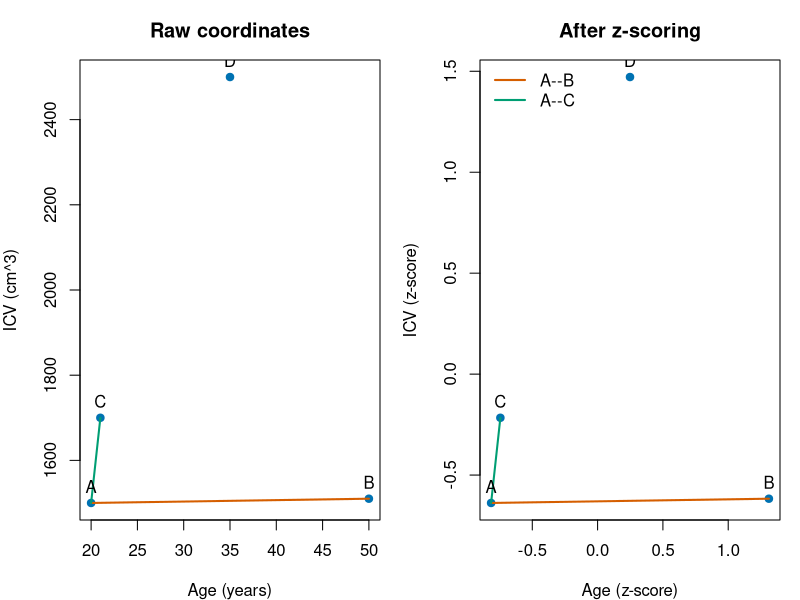
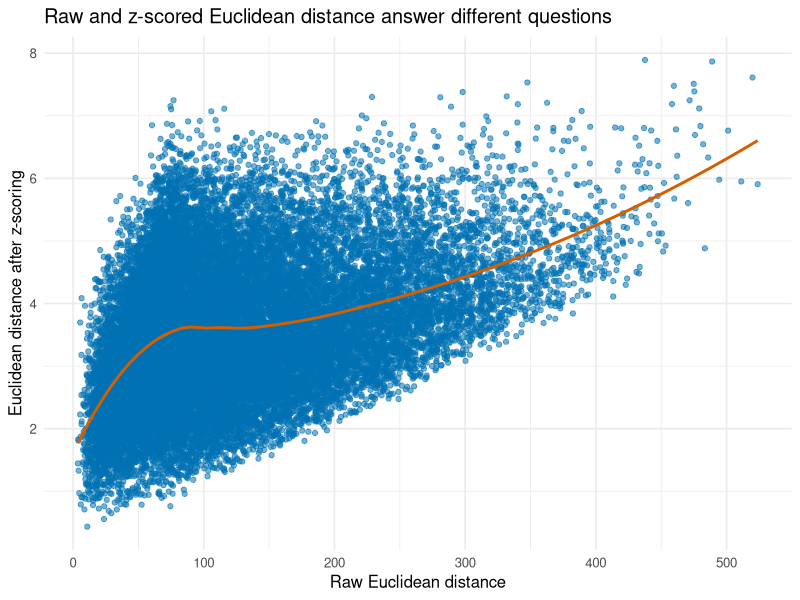
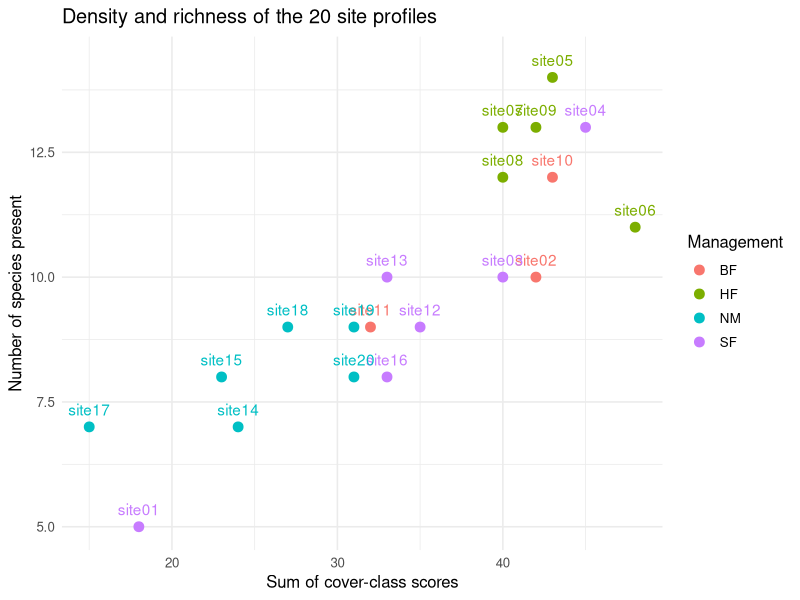
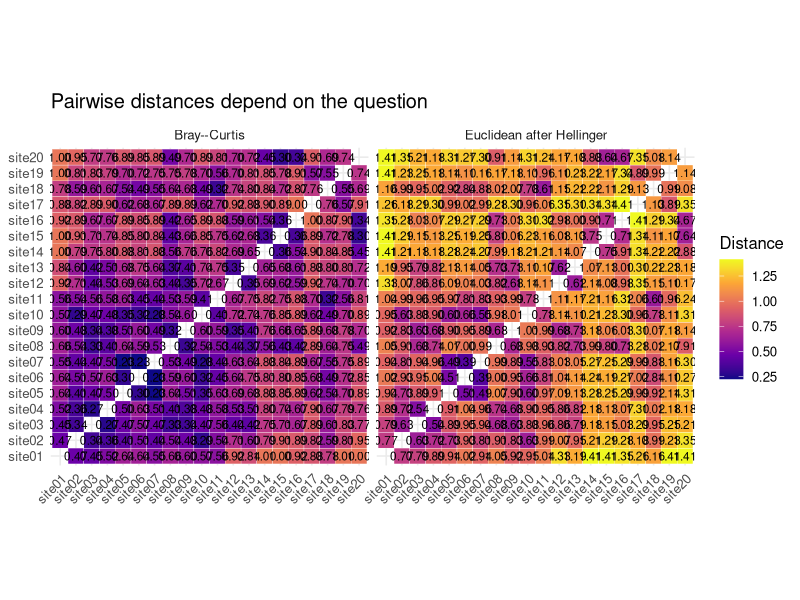
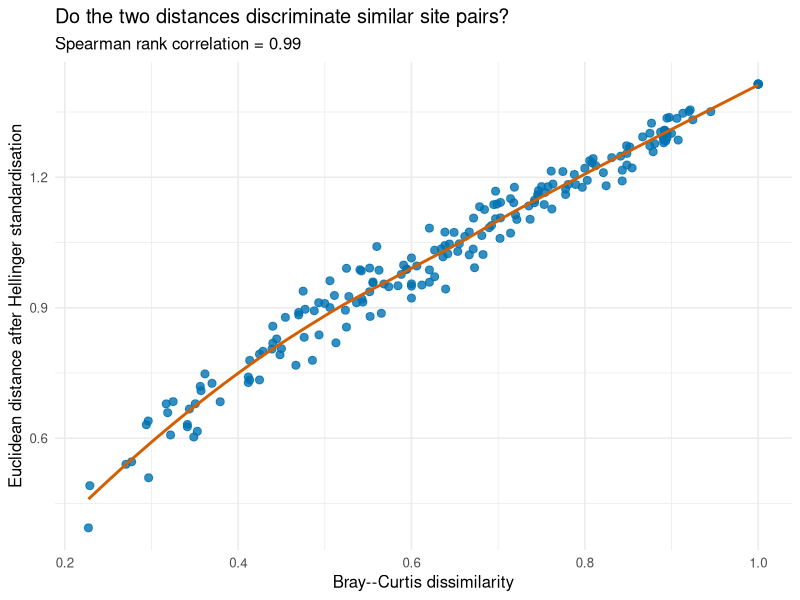
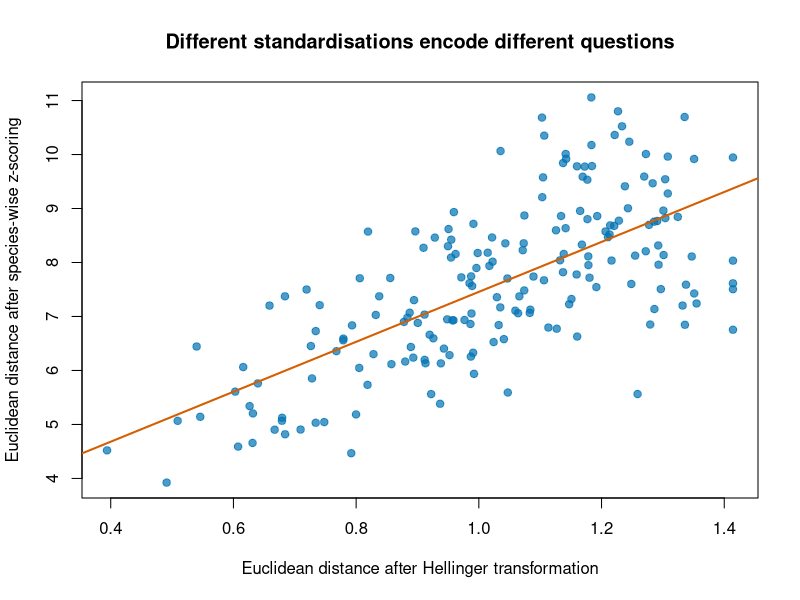
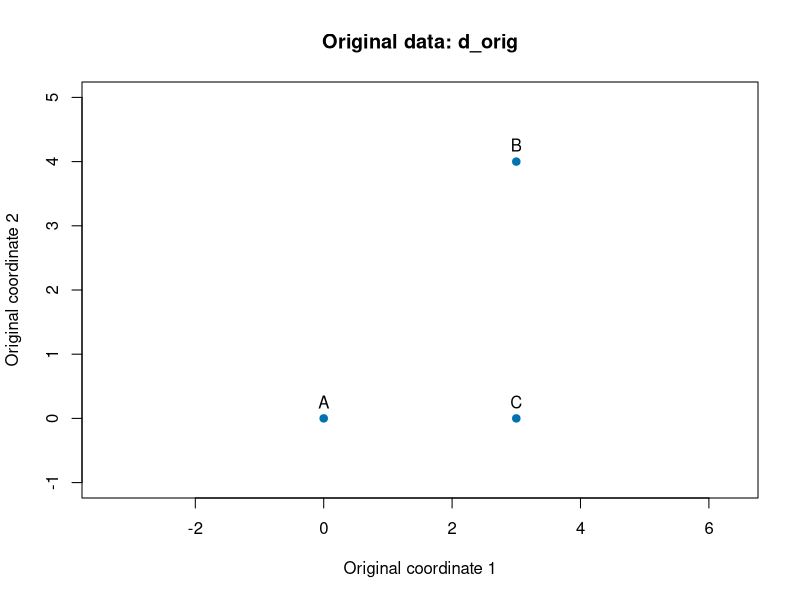
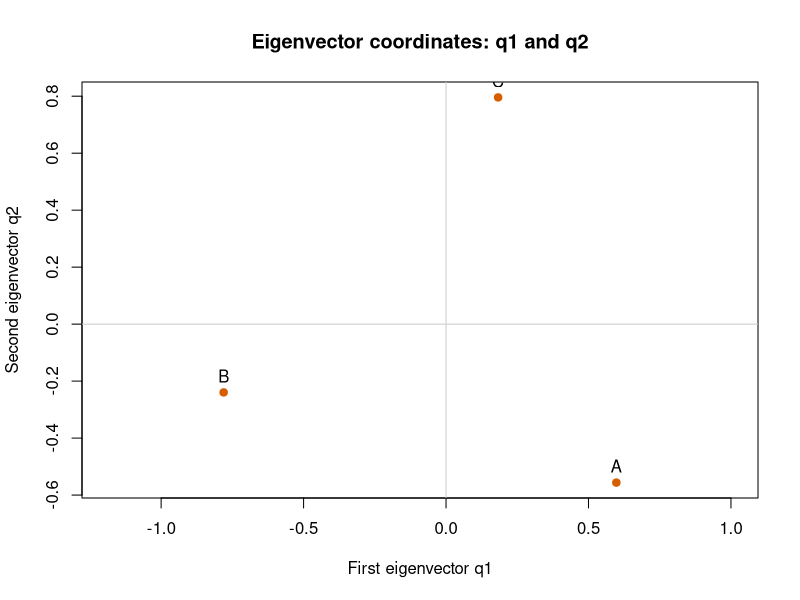

Write the R code that produced these figures, in order.
## ---- chunk 1
knitr::opts_chunk$set(
  echo = TRUE, message = FALSE, warning = FALSE,
  fig.width = 8, fig.height = 5, fig.align = "center", dpi = 130,
  comment = "#>"
)

library(ggplot2)
library(dplyr)
library(tidyr)
library(readr)

blue <- "#0072B2"
orange <- "#D55E00"
green <- "#009E73"
purple <- "#CC79A7"
theme_set(theme_minimal(base_size = 12))
## ---- chunk 2
points3 <- rbind(A = c(0, 0), B = c(3, 4), C = c(3, 0))
points3
round(as.matrix(dist(points3)), 2)
## ---- chunk 3
pair_index <- combn(seq_len(nrow(points3)), 2)
euclidean_calculations <- apply(pair_index, 2, function(index) {
  first <- points3[index[1], ]
  second <- points3[index[2], ]
  tibble(
    pair = paste(rownames(points3)[index], collapse = "--"),
    calculation = sprintf("sqrt((%g - %g)^2 + (%g - %g)^2)",
                        first[1], second[1], first[2], second[2]),
    distance = sqrt(sum((first - second)^2))
  )
}) |> bind_rows()
knitr::kable(euclidean_calculations, digits = 2,
             caption = "Coordinate-by-coordinate Euclidean calculations.")

D_euclidean_points3 <- matrix(0, nrow(points3), nrow(points3),
                              dimnames = list(rownames(points3), rownames(points3)))
for (i in seq_len(nrow(points3) - 1)) {
  for (j in (i + 1):nrow(points3)) {
    D_euclidean_points3[i, j] <- D_euclidean_points3[j, i] <-
      sqrt(sum((points3[i, ] - points3[j, ])^2))
  }
}
knitr::kable(D_euclidean_points3, digits = 2,
             caption = "Euclidean distance matrix, assembled from the displayed calculations.")
## ---- chunk 4
manhattan_calculations <- apply(pair_index, 2, function(index) {
  first <- points3[index[1], ]
  second <- points3[index[2], ]
  tibble(
    pair = paste(rownames(points3)[index], collapse = "--"),
    calculation = sprintf("abs(%g - %g) + abs(%g - %g)",
                        first[1], second[1], first[2], second[2]),
    distance = sum(abs(first - second))
  )
}) |> bind_rows()
knitr::kable(manhattan_calculations, digits = 2,
             caption = "Coordinate-by-coordinate Manhattan calculations.")

D_manhattan_points3 <- matrix(0, nrow(points3), nrow(points3),
                              dimnames = list(rownames(points3), rownames(points3)))
for (i in seq_len(nrow(points3) - 1)) {
  for (j in (i + 1):nrow(points3)) {
    D_manhattan_points3[i, j] <- D_manhattan_points3[j, i] <-
      sum(abs(points3[i, ] - points3[j, ]))
  }
}
knitr::kable(D_manhattan_points3, digits = 2,
             caption = "Manhattan distance matrix, assembled from the displayed calculations.")
## ---- chunk 5
jaccard_distance <- function(a, b) {
  shared_present <- sum(a == 1 & b == 1)
  present_either <- sum(a == 1 | b == 1)
  1 - shared_present / present_either
}

site_a <- c(1, 1, 0, 0, 0, 1)
site_b <- c(1, 0, 0, 1, 0, 1)
jaccard_distance(site_a, site_b)
## ---- chunk 6
profile_2d <- rbind(A = c(age = 20, ICV = 1500),
                    B = c(age = 50, ICV = 1510),
                    C = c(age = 21, ICV = 1700),
                    D = c(age = 35, ICV = 2500))
profile_2d_z <- scale(profile_2d)
D_raw_2d <- as.matrix(dist(profile_2d))
D_z_2d <- as.matrix(dist(profile_2d_z))

comparison_to_A <- tibble(
  profile = c("B", "C"),
  raw_distance_to_A = D_raw_2d["A", c("B", "C")],
  z_scored_distance_to_A = D_z_2d["A", c("B", "C")]
)
knitr::kable(comparison_to_A, digits = 2,
             caption = "The nearest profile to A changes from B to C after z-scoring.")
knitr::kable(D_raw_2d, digits = 1, caption = "Raw Euclidean distance matrix.")
knitr::kable(D_z_2d, digits = 2, caption = "Euclidean distance matrix after z-scoring.")

old_par <- par(no.readonly = TRUE)
par(mfrow = c(1, 2), mar = c(4, 4, 3, 1))
plot(profile_2d[, "age"], profile_2d[, "ICV"], pch = 19, col = blue,
     xlab = "Age (years)", ylab = "ICV (cm^3)", main = "Raw coordinates")
segments(profile_2d["A", "age"], profile_2d["A", "ICV"],
         profile_2d["B", "age"], profile_2d["B", "ICV"], col = orange, lwd = 2)
segments(profile_2d["A", "age"], profile_2d["A", "ICV"],
         profile_2d["C", "age"], profile_2d["C", "ICV"], col = green, lwd = 2)
text(profile_2d[, "age"], profile_2d[, "ICV"], labels = rownames(profile_2d), pos = 3)
plot(profile_2d_z[, "age"], profile_2d_z[, "ICV"], pch = 19, col = blue,
     xlab = "Age (z-score)", ylab = "ICV (z-score)", main = "After z-scoring")
segments(profile_2d_z["A", "age"], profile_2d_z["A", "ICV"],
         profile_2d_z["B", "age"], profile_2d_z["B", "ICV"], col = orange, lwd = 2)
segments(profile_2d_z["A", "age"], profile_2d_z["A", "ICV"],
         profile_2d_z["C", "age"], profile_2d_z["C", "ICV"], col = green, lwd = 2)
text(profile_2d_z[, "age"], profile_2d_z[, "ICV"], labels = rownames(profile_2d_z), pos = 3)
legend("topleft", legend = c("A--B", "A--C"), col = c(orange, green), lwd = 2, bty = "n")
par(old_par)
## ---- chunk 7
brain <- read_csv("data/hippocampus_memory_age_continuous.csv", show_col_types = FALSE)
brain_profile <- brain |> select(memory_score, hippocampal_volume, age, ICV,
                                 motion, sleep_hours, stress_score)

d_brain_raw <- dist(brain_profile)
d_brain_z <- dist(scale(brain_profile))

# Mean squared pairwise difference identifies which variables drive raw distance.
raw_contribution <- sapply(brain_profile, function(v) mean(outer(v, v, "-")^2))
contribution <- tibble(variable = names(raw_contribution), mean_squared_difference = raw_contribution)
knitr::kable(arrange(contribution, desc(mean_squared_difference)), digits = 2,
             caption = "Raw Euclidean distance is dominated by variables with large numerical scales.")
## ---- chunk 8
comparison_brain <- tibble(raw = as.vector(d_brain_raw), z_scored = as.vector(d_brain_z))
ggplot(comparison_brain, aes(raw, z_scored)) +
  geom_point(colour = blue, alpha = .55) +
  geom_smooth(method = "loess", se = FALSE, colour = orange, linewidth = 1) +
  labs(title = "Raw and z-scored Euclidean distance answer different questions",
       x = "Raw Euclidean distance", y = "Euclidean distance after z-scoring")
## ---- chunk 9
community <- read_csv("data/ecological_communities.csv", show_col_types = FALSE)
site_metadata <- read_csv("data/ecological_communities_metadata.csv", show_col_types = FALSE)
abundance <- community |> select(-site) |> as.data.frame()
rownames(abundance) <- community$site
knitr::kable(head(site_metadata), caption = "First six rows of the site metadata. Full data are available in the CSV file.")
## ---- chunk 10
site_description <- tibble(
  summary = c("Number of sites", "Number of species", "Site-total cover score: min / median / max",
              "Species richness: min / median / max"),
  value = c(
    nrow(abundance), ncol(abundance),
    sprintf("%s / %.1f / %s", min(rowSums(abundance)), median(rowSums(abundance)), max(rowSums(abundance))),
    sprintf("%s / %.1f / %s", min(rowSums(abundance > 0)), median(rowSums(abundance > 0)), max(rowSums(abundance > 0)))
  )
)
knitr::kable(site_description, caption = "Basic descriptive summary of the dune-meadow community matrix.")

site_profiles <- tibble(
  site = rownames(abundance),
  total_cover_score = rowSums(abundance),
  species_richness = rowSums(abundance > 0)
) |> left_join(site_metadata |> select(site, Management), by = "site")
knitr::kable(count(site_profiles, Management, name = "sites"), caption = "Sites by recorded management category.")
## ---- chunk 11
ggplot(site_profiles, aes(total_cover_score, species_richness, colour = Management, label = site)) +
  geom_point(size = 3) +
  geom_text(nudge_y = .35, show.legend = FALSE) +
  labs(title = "Density and richness of the 20 site profiles",
       x = "Sum of cover-class scores", y = "Number of species present")
## ---- chunk 12
bray_curtis <- function(x) {
  x <- as.matrix(x)
  n <- nrow(x)
  out <- matrix(0, n, n, dimnames = list(rownames(x), rownames(x)))
  for (i in seq_len(n - 1)) {
    for (j in (i + 1):n) {
      out[i, j] <- out[j, i] <- sum(abs(x[i, ] - x[j, ])) / sum(x[i, ] + x[j, ])
    }
  }
  as.dist(out)
}

d_euclidean <- dist(abundance, method = "euclidean")
d_bray <- bray_curtis(abundance)

relative_abundance <- sweep(as.matrix(abundance), 1, rowSums(abundance), "/")
hellinger <- sqrt(relative_abundance)
d_hellinger <- dist(hellinger, method = "euclidean")
## ---- chunk 13
distance_long <- bind_rows(
  as.data.frame(as.table(as.matrix(d_bray))) |> rename(site_1 = Var1, site_2 = Var2, distance = Freq) |> mutate(metric = "Bray--Curtis"),
  as.data.frame(as.table(as.matrix(d_hellinger))) |> rename(site_1 = Var1, site_2 = Var2, distance = Freq) |> mutate(metric = "Euclidean after Hellinger")
) |> filter(site_1 != site_2)

ggplot(distance_long, aes(site_1, site_2, fill = distance)) +
  geom_tile(colour = "white") +
  geom_text(aes(label = sprintf("%.2f", distance)), size = 3) +
  facet_wrap(~ metric) +
  scale_fill_viridis_c(option = "C") +
  coord_fixed() +
  labs(title = "Pairwise distances depend on the question", x = NULL, y = NULL, fill = "Distance") +
  theme(axis.text.x = element_text(angle = 45, hjust = 1))
## ---- chunk 14
comparison <- tibble(
  bray = as.vector(d_bray),
  hellinger_euclidean = as.vector(d_hellinger)
)

ggplot(comparison, aes(bray, hellinger_euclidean)) +
  geom_point(size = 2.4, colour = blue, alpha = .8) +
  geom_smooth(method = "loess", se = FALSE, colour = orange, linewidth = 1) +
  labs(
    title = "Do the two distances discriminate similar site pairs?",
    subtitle = paste("Spearman rank correlation =", round(cor(comparison$bray, comparison$hellinger_euclidean, method = "spearman"), 2)),
    x = "Bray--Curtis dissimilarity",
    y = "Euclidean distance after Hellinger standardisation"
  )
## ---- chunk 15
scaled_distance <- as.matrix(dist(scale(abundance)))
hellinger_distance <- as.matrix(d_hellinger)

plot(hellinger_distance[upper.tri(hellinger_distance)], scaled_distance[upper.tri(scaled_distance)],
     pch = 19, col = adjustcolor(blue, .7),
     xlab = "Euclidean distance after Hellinger transformation",
     ylab = "Euclidean distance after species-wise z-scoring",
     main = "Different standardisations encode different questions")
abline(lm(scaled_distance[upper.tri(scaled_distance)] ~ hellinger_distance[upper.tri(hellinger_distance)]),
       col = orange, lwd = 2)
## ---- chunk 16
X_original <- rbind(A = c(0, 0), B = c(3, 4), C = c(3, 0))
d_orig <- tibble(object = rownames(X_original), x = X_original[, 1], y = X_original[, 2])
D <- as.matrix(dist(X_original))
D2 <- D^2

knitr::kable(d_orig, digits = 2, caption = "Original two-dimensional coordinates used only to create this small example.")
knitr::kable(D, digits = 2, caption = "Step 1a: distance matrix D.")
knitr::kable(D2, digits = 2, caption = "Step 1b: squared-distance matrix D^(2).")

plot(d_orig$x, d_orig$y, asp = 1, pch = 19, col = blue, xlab = "Original coordinate 1",
     ylab = "Original coordinate 2", main = "Original data: d_orig",
     xlim = c(-1, 4), ylim = c(-1, 5))
text(d_orig$x, d_orig$y, labels = d_orig$object, pos = 3)
## ---- chunk 17
n <- nrow(D)
J <- diag(n) - matrix(1 / n, n, n)
B <- -0.5 * J %*% D2 %*% J

knitr::kable(J, digits = 3, caption = "Step 2a: centring matrix J.")
knitr::kable(B, digits = 3, caption = "Step 2b: centred Gram matrix B.")
## ---- chunk 18
decomposition <- eigen(B, symmetric = TRUE)
Q <- decomposition$vectors
Lambda <- diag(decomposition$values)
rownames(Q) <- rownames(D)
rownames(Lambda) <- colnames(Lambda) <- paste0("lambda", seq_len(n))
colnames(Q) <- paste0("q", seq_len(n))

knitr::kable(Q, digits = 3, caption = "Step 3a: eigenvector matrix Q.")
knitr::kable(Lambda, digits = 3, caption = "Step 3b: diagonal eigenvalue matrix Lambda.")
knitr::kable(tibble(dimension = seq_len(n), eigenvalue = decomposition$values),
             digits = 3, caption = "Step 3c: eigenvalues in descending order.")

q_plot <- tibble(object = rownames(Q), q1 = Q[, 1], q2 = Q[, 2])
plot(q_plot$q1, q_plot$q2, asp = 1, pch = 19, col = orange,
     xlab = "First eigenvector q1", ylab = "Second eigenvector q2",
     main = "Eigenvector coordinates: q1 and q2")
abline(h = 0, v = 0, col = "grey80")
text(q_plot$q1, q_plot$q2, labels = q_plot$object, pos = 3)
## ---- chunk 19
positive <- which(decomposition$values > 1e-10)
Q_r <- Q[, positive, drop = FALSE]
Lambda_r <- diag(decomposition$values[positive], nrow = length(positive))
X <- Q_r %*% sqrt(Lambda_r)
rownames(X) <- rownames(D)
colnames(X) <- paste0("MDS", seq_len(ncol(X)))

X_table <- tibble(object = rownames(X), MDS1 = X[, 1], MDS2 = X[, 2])
knitr::kable(d_orig, digits = 3, caption = "Step 4a: original coordinates d_orig.")
knitr::kable(X_table, digits = 3, caption = "Step 4b: coordinates X recovered by classical MDS.")

old_par <- par(no.readonly = TRUE)
par(mfrow = c(1, 2), mar = c(4, 4, 3, 1))
common_limits <- range(c(d_orig$x, d_orig$y, X[, 1], X[, 2]))
common_limits <- common_limits + c(-.4, .4)
plot(d_orig$x, d_orig$y, asp = 1, pch = 19, col = blue,
     xlab = "Coordinate 1", ylab = "Coordinate 2", main = "Original d_orig",
     xlim = common_limits, ylim = common_limits)
text(d_orig$x, d_orig$y, labels = d_orig$object, pos = 3)
plot(X[, 1], X[, 2], asp = 1, pch = 19, col = green,
     xlab = "MDS1", ylab = "MDS2", main = "Recovered X",
     xlim = common_limits, ylim = common_limits)
text(X[, 1], X[, 2], labels = rownames(X), pos = 3)
par(old_par)
## ---- chunk 20
classical_mds <- function(D, k = 2, tolerance = 1e-10) {
  D <- as.matrix(D)
  D2 <- D^2
  n <- nrow(D)
  J <- diag(n) - matrix(1 / n, n, n)
  B <- -0.5 * J %*% D2 %*% J

  decomposition <- eigen(B, symmetric = TRUE)
  Q <- decomposition$vectors
  Lambda <- diag(decomposition$values)
  positive <- which(decomposition$values > tolerance)
  keep <- positive[seq_len(min(k, length(positive)))]
  Q_r <- Q[, keep, drop = FALSE]
  Lambda_r <- diag(decomposition$values[keep], nrow = length(keep))
  X <- Q_r %*% sqrt(Lambda_r)
  rownames(X) <- rownames(D)

  list(D = D, D2 = D2, J = J, B = B, Q = Q, Lambda = Lambda,
       X = X, eigenvalues = decomposition$values)
}

mds_bray <- classical_mds(d_bray, k = 2)
mds_hellinger <- classical_mds(d_hellinger, k = 2)
round(mds_bray$eigenvalues, 4)
## ---- chunk 21
mds_df <- as.data.frame(mds_bray$X) |>
  setNames(c("MDS1", "MDS2")) |>
  mutate(site = rownames(mds_bray$X)) |>
  left_join(site_metadata |> select(site, Management, Moisture), by = "site")

ggplot(mds_df, aes(MDS1, MDS2, colour = Management, label = site)) +
  geom_hline(yintercept = 0, colour = "grey85") +
  geom_vline(xintercept = 0, colour = "grey85") +
  geom_point(size = 4) +
  geom_text(nudge_y = 0.025, show.legend = FALSE) +
  scale_colour_brewer(palette = "Dark2") +
  coord_equal() +
  labs(title = "Community composition: Bray--Curtis MDS", x = "MDS dimension 1", y = "MDS dimension 2", colour = "Management")
## ---- chunk 22
rot90 <- matrix(c(0, -1, 1, 0), nrow = 2)
rotated <- as.matrix(mds_df[, c("MDS1", "MDS2")]) %*% rot90
rotated_df <- data.frame(MDS1 = rotated[, 1], MDS2 = rotated[, 2], site = mds_df$site, Management = mds_df$Management)

p1 <- ggplot(mds_df, aes(MDS1, MDS2, colour = Management, label = site)) + geom_point(size = 3) + geom_text(nudge_y = .025) + coord_equal() + labs(title = "Original orientation")
p2 <- ggplot(rotated_df, aes(MDS1, MDS2, colour = Management, label = site)) + geom_point(size = 3) + geom_text(nudge_y = .025) + coord_equal() + labs(title = "Rotated orientation")

print(p1)
print(p2)
## ---- chunk 23
positive_bray <- mds_bray$eigenvalues[mds_bray$eigenvalues > 1e-10]
total_absolute_structure <- sum(abs(mds_bray$eigenvalues))
negative_structure_fraction <- sum(abs(mds_bray$eigenvalues[mds_bray$eigenvalues < -1e-10])) /
  total_absolute_structure
dimension_summary <- tibble(
  dimension = seq_along(positive_bray),
  eigenvalue = positive_bray,
  cumulative_fraction = cumsum(positive_bray) / total_absolute_structure
)

p_scree <- ggplot(dimension_summary, aes(dimension, eigenvalue)) +
  geom_col(fill = blue) +
  labs(title = "Positive-eigenvalue spectrum", x = "Dimension", y = "Eigenvalue")

p_cumulative <- ggplot(dimension_summary, aes(dimension, cumulative_fraction)) +
  geom_line(colour = orange, linewidth = 1) +
  geom_point(colour = orange, size = 2.5) +
  scale_y_continuous(labels = scales::percent_format(accuracy = 1), limits = c(0, 1)) +
  labs(title = "Cumulative absolute-eigenvalue fraction", x = "Dimensions retained",
       y = "Fraction of total absolute structure")

print(p_scree)
print(p_cumulative)
scales::percent(negative_structure_fraction, accuracy = .1)
## ---- chunk 24
eig_df <- tibble(dimension = seq_along(mds_bray$eigenvalues), eigenvalue = mds_bray$eigenvalues)
ggplot(eig_df, aes(dimension, eigenvalue, fill = eigenvalue > 0)) +
  geom_col(show.legend = FALSE) +
  geom_hline(yintercept = 0) +
  scale_fill_manual(values = c(`TRUE` = blue, `FALSE` = orange)) +
  labs(title = "MDS eigenvalues", x = "Dimension", y = "Eigenvalue")
## ---- chunk 25
abs_eigen <- abs(mds_bray$eigenvalues)
variance_like_fit <- sum(abs_eigen[1:2]) / sum(abs_eigen)

map_d <- dist(mds_bray$X)
distance_correlation <- cor(as.vector(d_bray), as.vector(map_d))

c(two_dimension_positive_eigenvalue_fraction = variance_like_fit,
  correlation_original_vs_map_distance = distance_correlation)
## ---- chunk 26
mds_summary <- function(d, fit) {
  eig <- fit$eigenvalues
  total_absolute_structure <- sum(abs(eig))
  retained_absolute_structure <- sum(abs(eig[seq_len(min(2, length(eig)))]))
  map_distance <- dist(fit$X)
  c(
    negative_eigenvalues = sum(eig < -1e-10),
    negative_absolute_fraction = sum(abs(eig[eig < -1e-10])) / total_absolute_structure,
    two_dimension_absolute_fraction = retained_absolute_structure / total_absolute_structure,
    original_map_distance_correlation = cor(as.vector(d), as.vector(map_distance))
  )
}

comparison_table <- rbind(
  `Bray--Curtis` = mds_summary(d_bray, mds_bray),
  `Hellinger + Euclidean` = mds_summary(d_hellinger, mds_hellinger)
)
knitr::kable(round(comparison_table, 3), caption = "Diagnostics for two defensible distance choices. Higher map-distance correlation indicates better two-dimensional distance reproduction; it is not a universal measure of scientific quality.")
## ---- chunk 27
shepard <- tibble(original = as.vector(d_bray), map = as.vector(map_d))
ggplot(shepard, aes(original, map)) +
  geom_point(size = 2.5, colour = blue, alpha = .8) +
  geom_abline(slope = 1, intercept = 0, linetype = 2, colour = orange) +
  coord_equal(xlim = c(0,1)) + 
  labs(title = "How faithfully does the map reproduce distance?", x = "Original Bray--Curtis dissimilarity", y = "Distance in the 2D MDS map")
